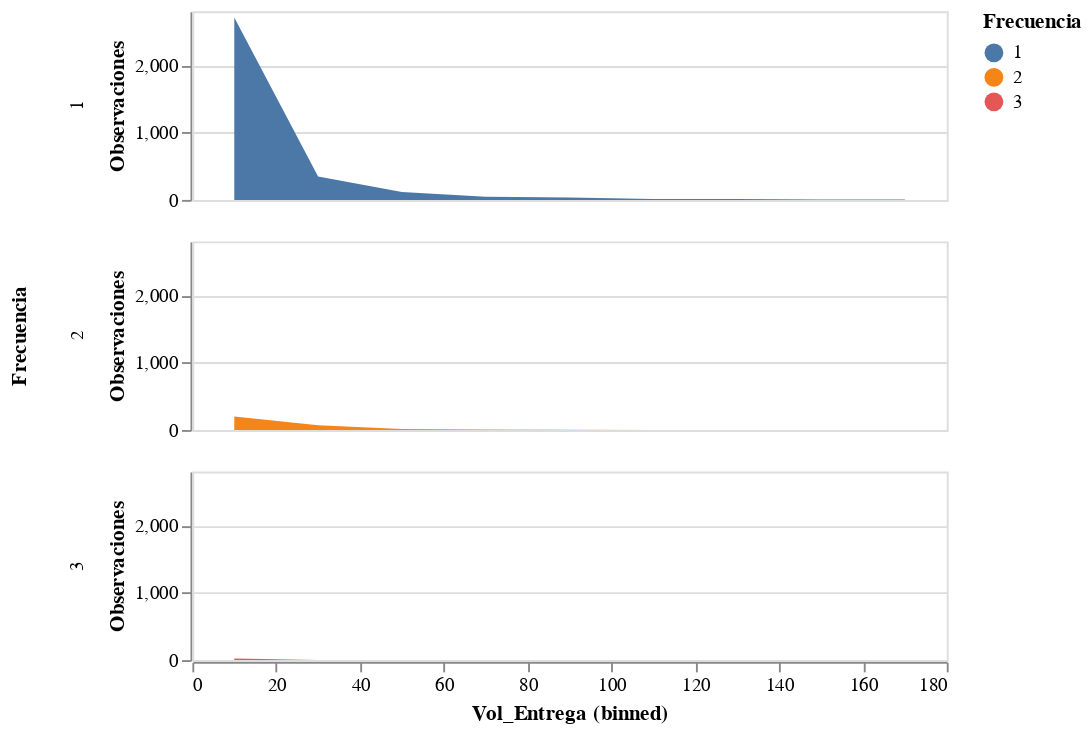

The notebook cell saved with this chart:
### Code cell
# Volumen de entrega por Frecuencia
alt.Chart(data).mark_area().encode(
    alt.X("Vol_Entrega", bin=True),  #
    alt.Y('count()', title="Observaciones"),
    alt.Row("Frecuencia:N"),
    alt.Color("Frecuencia:N"),
    tooltip=["count()"]
).properties(
    height=100
)

### Figure 1 — Vega-Lite specification as saved in the notebook (floating-point values rounded to 4 significant figures; data arrays with more than 128 entries replaced by an {"elided": "..."} marker saying what was removed)
{"$schema": "https://vega.github.io/schema/vega-lite/v4.8.1.json", "config": {"view": {"continuousHeight": 300, "continuousWidth": 400}}, "data": {"name": "data-964552a31abf740a4ee1d039bb08cb64"}, "datasets": {"data-964552a31abf740a4ee1d039bb08cb64": {"elided": "3625 records"}}, "encoding": {"color": {"field": "Frecuencia", "type": "nominal"}, "row": {"field": "Frecuencia", "type": "nominal"}, "tooltip": [{"aggregate": "count", "type": "quantitative"}], "x": {"bin": true, "field": "Vol_Entrega", "type": "quantitative"}, "y": {"aggregate": "count", "title": "Observaciones", "type": "quantitative"}}, "height": 100, "mark": "area"}
